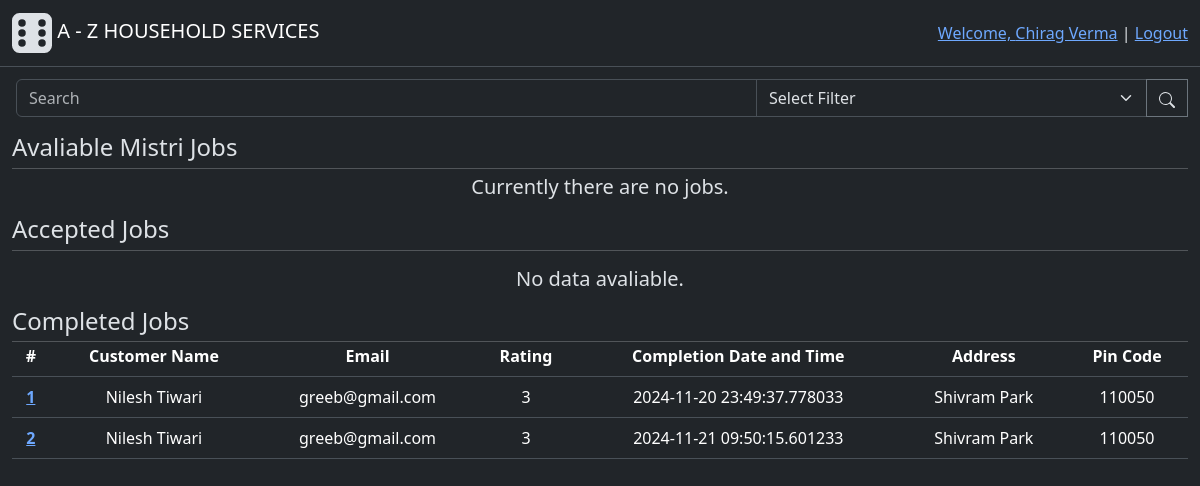
The page /professional (signed in) on the database its author committed.
### backend/modals.py (models this page shows, shortened)
class User(db.Model, UserMixin):
    id = db.Column(db.Integer(), primary_key=True)
    email = db.Column(db.String(60), unique=True, nullable=False)
    password = db.Column(db.String(), nullable=False)
    role = db.Column(db.Integer(), nullable=False, default=1) # 0-Admin, 1-Customer, 2-Professional
    name = db.Column(db.String(30), nullable=False)
    address = db.Column(db.String(100), nullable=False)
    pincode = db.Column(db.Integer(), nullable=False)
    status = db.Column(db.Integer(), nullable=False, default=1) # 0-inactive, 1-active
    rating = db.Column(db.Integer(), default=0)
    service_requests = db.relationship("ServiceRequest", cascade="all, delete", backref="customer", lazy=True) # For accessing all the service requests created by a user(customer)
    professional_info = db.relationship("Professional", cascade="all, delete", backref="user", uselist=False) # one to one relation for accessing futher professional info
    def capitalised_name(self):
        return self.name.title()

class Service(db.Model):
    id = db.Column(db.Integer(), primary_key=True)
    name = db.Column(db.String(30),unique=True, nullable=False)
    desc = db.Column(db.String(500), nullable=False)
    time_required = db.Column(db.Integer(), nullable=False) # Time required (in Hrs)
    price = db.Column(db.Float(), nullable=False)
    status = db.Column(db.Integer(), nullable=False, default=1) # 0-inactive, 1-active
    service_requests = db.relationship("ServiceRequest", cascade="all, delete", backref="services", lazy=True) # For accessing all the service requests having common service

class ServiceRequest(db.Model):
    id = db.Column(db.Integer(), primary_key=True)
    service_id = db.Column(db.Integer(), db.ForeignKey("service.id"), nullable=False) # Foreign Key - Service table
    customer_id = db.Column(db.Integer(), db.ForeignKey("user.id"), nullable=False) #Foreign key - from User(Customer) table
    professional_id = db.Column(db.Integer(), db.ForeignKey("professional.id")) # Foreign Key - Professional table, One professional for one job
    start_date = db.Column(db.DateTime(), nullable=False, default=datetime.now().replace(microsecond=0)) # datetime.now():get current time
    end_date = db.Column(db.DateTime())
    status = db.Column(db.Integer(), nullable=False, default=0) # 0-requested, 1-accepted, 2-completed at users-end, 3-completed at professionals-end
    rating = db.Column(db.Integer()) # Mandatory to give ratings for closing the job
    remarks = db.Column(db.String(500))
    professional = db.relationship("Professional", backref="service_requests", lazy=True)

### backend/controllers.py (the view)
@app.route("/professional", methods=["GET", "POST"])
def professional_page():
    service_type_id = current_user.professional_info.service_type # Accessing current user's service type(id)
    requested_service_requests = ServiceRequest.query.filter(ServiceRequest.service_id==service_type_id, ServiceRequest.status==0).all()
    accepted_service_requests = ServiceRequest.query.filter(ServiceRequest.professional_id==current_user.professional_info.id, or_(ServiceRequest.status==1, ServiceRequest.status==2)).all()
    completed_service_requests = ServiceRequest.query.filter(ServiceRequest.professional_id==current_user.professional_info.id, ServiceRequest.status==3).all()
    return render_template("professional_dashboard.html", requested_service_requests=requested_service_requests, accepted_service_requests=accepted_service_requests, completed_service_requests=completed_service_requests)

### app.py (called while the page is built)
def setup_app(): #Initializations
    app = Flask(__name__)
    app.config["SQLALCHEMY_DATABASE_URI"] = "sqlite:///household_services.sqlite3" # Database file name
    app.config["SECRET_KEY"] = "123456"
    db.init_app(app) # Connecting database to flask app
    app.app_context().push() #Direct access to other modules
    login_manager = LoginManager(app) # For manageing user sessions
    login_manager.login_view = "login_page" # Redirect to "login_page" route funtion if some try to access restricted route
    login_manager.login_message_category = "info"
    @login_manager.user_loader
    def load_user(user_id):
        return User.query.get(int(user_id))
    app.debug=True

### templates/professional_dashboard.html (shortened to what this page needs)
{% extends "base.html" %}
{% block content %}
    <div class="main">
        <div class="row">
            <div class="input-group">
                    <input style="width: 400px;" type="text" class="form-control ms-1" placeholder="Search">
                    <select class="form-select">
                        <option selected>Select Filter</option>
                      </select>
                    <button style="border-radius: 0;" class="btn btn-outline-secondary" type="button">
                        <img  src="/static/image/icons/search.svg">
                    </button>
            </div>
        </div>
         {% include "includes/pro_avaliable_jobs.html" %}
         {% include "includes/pro_accepted_jobs.html" %}
         {% include "includes/pro_completed_jobs.html" %}
    </div>
    <div style="height: 1000px;"></div>
{% endblock %}

### templates/base.html (shortened to what this page needs)
<!doctype html>
<html lang="en" data-bs-theme="dark">
  <head>
    <link href="https://cdn.jsdelivr.net/npm/bootstrap@5.3.3/dist/css/bootstrap.min.css" rel="stylesheet">
    <link href="/static/styles/general.css" rel="stylesheet">
  </head>
  <body>
    <div class="header">
        <nav class="navbar bg-dark border-bottom border-body" data-bs-theme="dark"">
            <div class="container-fluid">
                <a class="navbar-brand" href="{{ url_for('home_page')}}">
                    <img src="/static/image/icons/logo.svg">
                    A - Z HOUSEHOLD SERVICES
                </a>
                {% if current_user.is_authenticated %}
                  <div>
                    <a class="active" aria-current="page" href="{{ url_for('login_page') }}">Welcome, {{ current_user.capitalised_name() }}</a>
                    |
                    <a class="active" aria-current="page" href="{{ url_for('logout') }}">Logout</a>
                  </div>
                {% else %}
                  <div>
                    <a class="active" aria-current="page" href="{{ url_for('login_page') }}">Login</a>
                    |
                    <a class="active" aria-current="page" href="{{ url_for('professional_signup_page') }}">Register As Professional</a>
                  </div>
                {% endif %}
            </div>
        </nav>
    </div>
    {% block content %}
    {% endblock %}
  </body>
</html>

### templates/includes/pro_avaliable_jobs.html
<h4 style="margin-bottom: -10px;" class="h4 text-start mt-3">Avaliable {{current_user.professional_info.service.name}} Jobs</h4>
<hr style="margin-bottom:  -10px;" class="divider">
{% if requested_service_requests %}
    <table class="table mt-1">
        <thead>
        <tr>
            <th scope="col">#</th>
            <th scope="col">Customer Name</th>
            <th scope="col">Email</th>
            <th scope="col">Request Date and Time</th>
            <th scope="col">Address</th>
            <th scope="col">Pin Code</th>
            <th scope="col">Action</th>
        </tr>
        </thead>
        <tbody>
            {% for requested_service_request in requested_service_requests %}
                <tr>
                    <th scope="row">{{requested_service_request.id}}</th>
                    <td>{{requested_service_request.customer.name}}</td>
                    <td>{{requested_service_request.customer.email}}</td>
                    <td>{{requested_service_request.start_date}}</td>
                    <td>{{requested_service_request.customer.address}}</td>
                    <td>{{requested_service_request.customer.pincode}}</td>
                    <td>
                        <form action="{{ url_for('accept_request', request_id=requested_service_request.id)}}" method="POST">
                            <button type="submit" class="btn btn-outline-primary">Accept</button>
                        </form>
                    </td>
                </tr>
            {% endfor %}
        </tbody>
    </table>
{% else %}
    <div class="h5 mt-3">Currently there are no jobs.</div>
{% endif %}

### templates/includes/pro_completed_jobs.html
<h4 style="margin-bottom: -10px;" class="h4 text-start mt-3">Completed Jobs</h4>
<hr style="margin-bottom:  -10px;" class="divider">
{% if completed_service_requests %}
    <table class="table mt-1">
        <thead>
        <tr>
            <th scope="col">#</th>
            <th scope="col">Customer Name</th>
            <th scope="col">Email</th>
            <th scope="col">Rating</th>
            <th scope="col">Completion Date and Time</th>
            <th scope="col">Address</th>
            <th scope="col">Pin Code</th>
        </tr>
        </thead>
        <tbody>
            {% for completed_service_request in completed_service_requests %}
                <tr>
                    <th scope="row">
                        <a href="{{ url_for('service_request_info', id=completed_service_request.id)}}">
                            {{completed_service_request.id}}
                        </a>
                    </th>
                    <td>{{completed_service_request.customer.name}}</td>
                    <td>{{completed_service_request.customer.email}}</td>
                    <td>{{completed_service_request.customer.rating}}</td>
                    <td>{{completed_service_request.end_date}}</td>
                    <td>{{completed_service_request.customer.address}}</td>
                    <td>{{completed_service_request.customer.pincode}}</td>
                </tr>
            {% endfor %}
        </tbody>
    </table>
{% else %}
    <div class="h5 mt-3">No data available.</div>
{% endif %}

### static/styles/general.css (style rules this page uses)
.main { margin: 1%; text-align: center; }

### rows shown on the page
User: capitalised_name "Chirag Verma"
Service: professional_info.service.name "Mistri"
ServiceRequest: id "1", customer.name "Nilesh Tiwari", customer.email "greeb@gmail.com", customer.rating "3", end_date "2024-11-20 23:49:37.778033", customer.address "Shivram Park", customer.pincode "110050"
ServiceRequest: id "2", customer.name "Nilesh Tiwari", customer.email "greeb@gmail.com", customer.rating "3", end_date "2024-11-21 09:50:15.601233", customer.address "Shivram Park", customer.pincode "110050"
